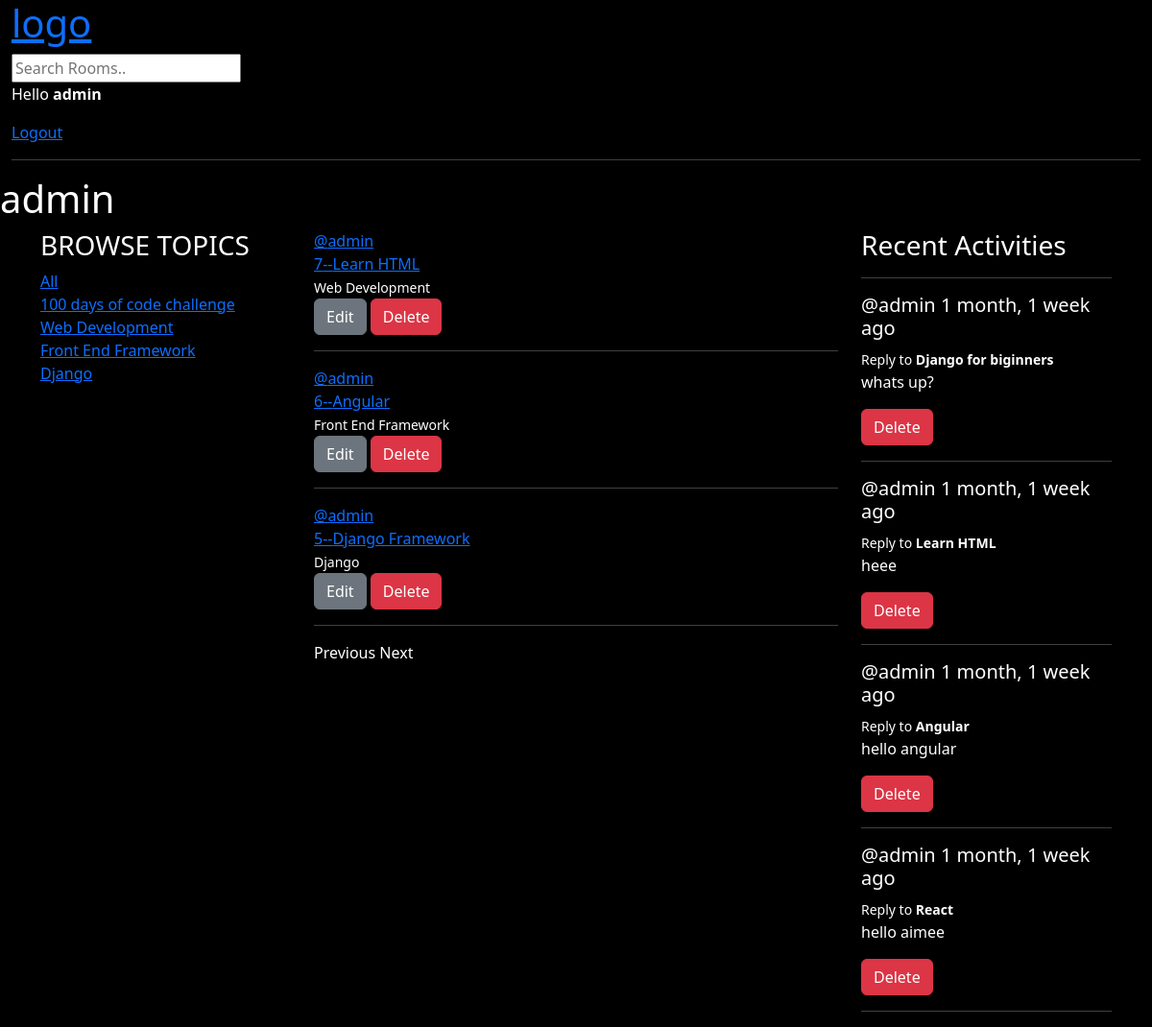
Screenshot of /profile/1 (signed in) with the database file from the repository.
### base/models.py (models this page shows, shortened)
class Topic(models.Model):
    name = models.CharField(max_length=200)

class Room(models.Model):
    host= models.ForeignKey(User,on_delete=models.SET_NULL,null=True)
    topic = models.ForeignKey(Topic,on_delete=models.SET_NULL,null=True)
    name = models.CharField(max_length=200)
    description = models.TextField(null=True,blank=True)
    participants=models.ManyToManyField(User,related_name='participants',blank=True)
    updated= models.DateTimeField(auto_now=True)    # every save
    created =models.DateTimeField(auto_now_add=True)# first save
    class Meta:
        ordering =["-updated","-created"]
    def __str__(self):
        return self.name

class Messages(models.Model):
    user = models.ForeignKey(User,on_delete=models.CASCADE)
    room = models.ForeignKey(Room,on_delete=models.CASCADE)
    body =models.TextField()
    updated = models.DateTimeField(auto_now=True)  # every save
    created = models.DateTimeField(auto_now_add=True)  # first save

### base/views.py (the view)
# urls.py: path('profile/<str:pk>', views.userProfile, name='profile'),
def userProfile(request,pk):
    user =User.objects.get(id=int(pk))
    rooms = user.room_set.all()
    room_msgs = user.messages_set.all()
    topics =Topic.objects.all()
    context={'user':user,'rooms':rooms,'room_msgs':room_msgs,'topics':topics}
    return render(request,'./base/profile.html',context)

### templates/base/profile.html
{% extends '../main.html' %}
{% block content %}
<h1>{{user.username}}</h1>
<div class="container">
    <div class="row">
        <div class="col-md-3">
         {% include './topics_component.html' %}
        </div>
        <div class="col-md-6">
       {% include './rooms_component.html' %}
        </div>
        <div class="col-md-3">
          {% include './activity_component.html' %}
        </div>
    </div>
</div>
{% endblock content %}

### templates/navbar.html
<div class="container-fluid">
    <a href="/"><h1>logo</h1> </a>
    <form method="get" action="{% url 'home' %}">
        <input type="text" name="q" placeholder="Search Rooms..">
    </form>
{% if request.user.is_authenticated %}
    <p>Hello <strong>{{request.user}}</strong></p>
     <a href="{% url 'logout' %}">Logout</a>
{% else %}
    <a href="{% url 'login' %}">Login</a>
  {% endif%}
     <hr>
</div>

### templates/base/topics_component.html
<div>
<h3>BROWSE TOPICS</h3>
<a href="{% url 'home' %}">All</a>
{% for topic in topics %}
<div>
<a href="{% url 'home' %}?q={{topic.name}}">{{topic.name}}</a>
</div>
{% endfor %}
</div>

### templates/base/rooms_component.html (shortened to what this page needs)
<div>
{% for room in rooms %}
<div>
<span><a href="{% url 'profile' room.host.id %} ">@{{room.host.username}}</a></span>
<br>
<a type="button" class="pst-group-item pst-group-item-action">
{{room.id}}--<a href="{% url 'room' room.id %}">{{room.name}}</a>
</a>
<br>
<small>{{room.topic.name}}</small>
<br>
{% if request.user == room.host %}
<a  class="btn btn-secondary" href="{% url 'update-room' room.id %}">Edit</a>
<a  class="btn btn-danger"  href="{% url 'delete-room' room.id %}">Delete</a>
{% endif %}
<hr>
</div>
{% endfor %}
</div>
     <div>
        {% if rooms.has_previous %}
         <a href="?page={{ rooms.previous_page_number }}">Previous</a>
        {% else %}
        <a>Previous</a>
        {% endif %}
        {% if rooms.has_next %}
        <a href="?page={{ rooms.next_page_number }}">Next</a>
        {% else %}
       <a >Next</a>
        {% endif %}
     </div>

### templates/base/activity_component.html
<div>
<h3>Recent Activities</h3>
<hr>
{% for msg in room_msgs%}
<div>
    <h5>@{{msg.user}}  {{msg.created|timesince}} ago</h5>
    <small>Reply to <strong>{{msg.room}}</strong></small>
    <p>{{msg.body}}</p>
</div>
 {% if request.user == msg.user %}
<a class="btn btn-danger" href="{% url 'delete-msg' msg.id %}">Delete</a>
{% endif %}
<hr>
{% endfor %}
</div>

### static/styles/main.css (style rules this page uses)
body { background-color:black; color: white; }

### rows the page displays
Topic: name "100 days of code challenge"
Topic: name "Web Development"
Topic: name "Front End Framework"
Topic: name "Django"
Room: host.username "admin", id "7", name "Learn HTML", topic.name "Web Development", shows "Edit"
Room: host.username "admin", id "6", name "Angular", topic.name "Front End Framework", shows "Edit"
Room: host.username "admin", id "5", name "Django Framework", topic.name "Django", shows "Edit"
Messages: user "admin", created "1 month, 1 week", room "Django for biginners", body "whats up?", shows "Delete"
Messages: user "admin", created "1 month, 1 week", room "Learn HTML", body "heee", shows "Delete"
Messages: user "admin", created "1 month, 1 week", room "Angular", body "hello angular", shows "Delete"
Messages: user "admin", created "1 month, 1 week", room "React", body "hello aimee", shows "Delete"

### other values shown
{{ request.user }} "admin"
{{ user.username }} "admin"
